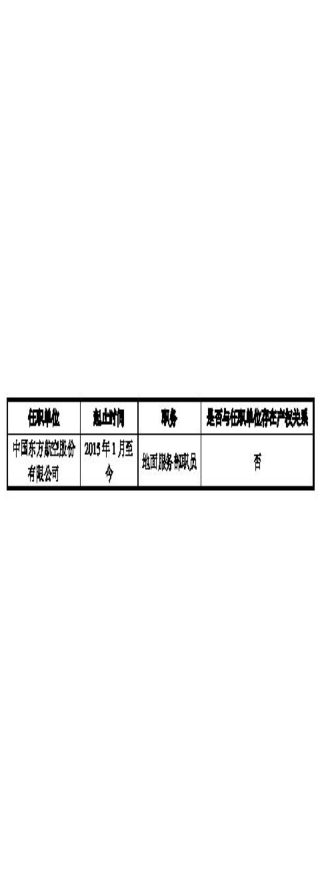
#> input picture T/model_test/data_generator/datasets/super_resolution3/1.jpg, 640 x 1776 px (shown at 1/2 size); its folder holds only this picture in this run
$ python -i borderFunc.py   (imports and definitions only)
#> lines starting #> are read from the running program, lines starting #| are printed output that depends on the picture; after the words box and inside, x2 and y2 are one past the last pixel; in counts of white or black regions, pixels touching at a corner belong together
#> further down, picture is the input picture: shape (1776, 640, 3); min 0, max 255, mean 248.2
import cv2
from Functions.line_detection import line_detection


##################  Functions required for Border table Recognition #################

## Return the intersection of lines only if intersection is present ##
# Input : x1, y1, x2, y2, x3, y3, x4, y4 (1: vertical, 2: horizontal)
# Output : (x,y) Intersection point
# [114 lines left out: functions line_intersection, extract_table, not called in this run]


# extract_table(cv2.imread("E:\\KSK\\KSK ML\\KSK PAPERS\\TabXNet\\For Git\\images\\table.PNG"),1,lines=None)


def findX(X, x):
    return X.index(x)


def findY(Y, y):
    return Y.index(y)


# [7 lines left out: function span, not called in this run]


def extractText(img):
    gray = cv2.cvtColor(img, cv2.COLOR_BGR2GRAY)
    _, thresh1 = cv2.threshold(gray, 0, 255, cv2.THRESH_OTSU | cv2.THRESH_BINARY_INV)
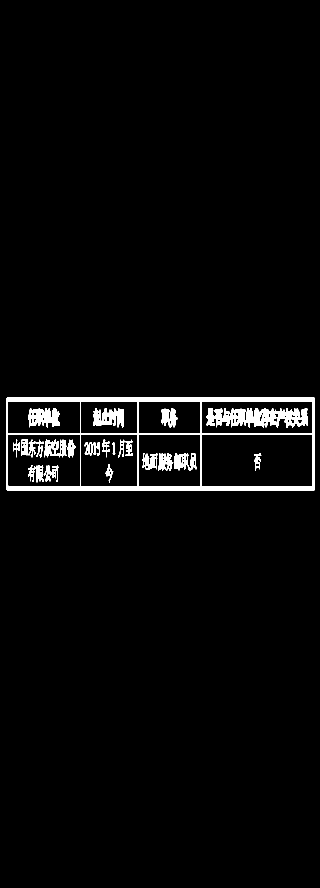
#> thresh1: shape (1776, 640) (shown at 1/2 size); 2.6% white; 29 white regions
    # cv2_imshow(thresh1)
    rect_kernel = cv2.getStructuringElement(cv2.MORPH_RECT, (1, 1))
    dilation = cv2.dilate(thresh1, rect_kernel, iterations=2)
    contours, _ = cv2.findContours(dilation, cv2.RETR_EXTERNAL, cv2.CHAIN_APPROX_NONE)
#> contours = 1 contour; box (x1, y1, x2, y2) and area: (13, 795, 629, 981) 113774
    im2 = img.copy()
    mx, my, mw, mh = float('Inf'), float('Inf'), -1, -1
    for cnt in contours:
        x, y, w, h = cv2.boundingRect(cnt)
        # print(im2.shape)
        if x < 2 or y < 2 or (x + w >= im2.shape[1] - 1 and y + h >= im2.shape[0] - 1) or w >= im2.shape[1] - 1 or h >= \
                im2.shape[0] - 1:
            continue
        if x < mx:
            mx = x
        if y < my:
            my = y
        if x + w > mw:
            mw = x + w
        if y + h > mh:
            mh = y + h
#> this loop made 1 pass
#> (x, y, w, h, mx, my, mw, mh) on pass 1: (13, 795, 616, 186, 13, 795, 629, 981)
#> after the loop, mh = 981; mw = 629; mx = 13; my = 795
        # print(x, y, w, h)

    if mx != float('Inf') and my != float('Inf'):
        # Drawing a rectangle on copied image
        # rect = cv2.rectangle(im2, (mx+1, my), (mw-2, mh-2), (0, 255, 0), 1)
        # cv2_imshow(im2)
        return mx, my, mw, mh
    else:
        return None

>>> import cv2
>>> picture = cv2.imread('../../data_generator/datasets/super_resolution3/1.jpg')
>>> result = extractText(picture)
#> result = (13, 795, 629, 981)
